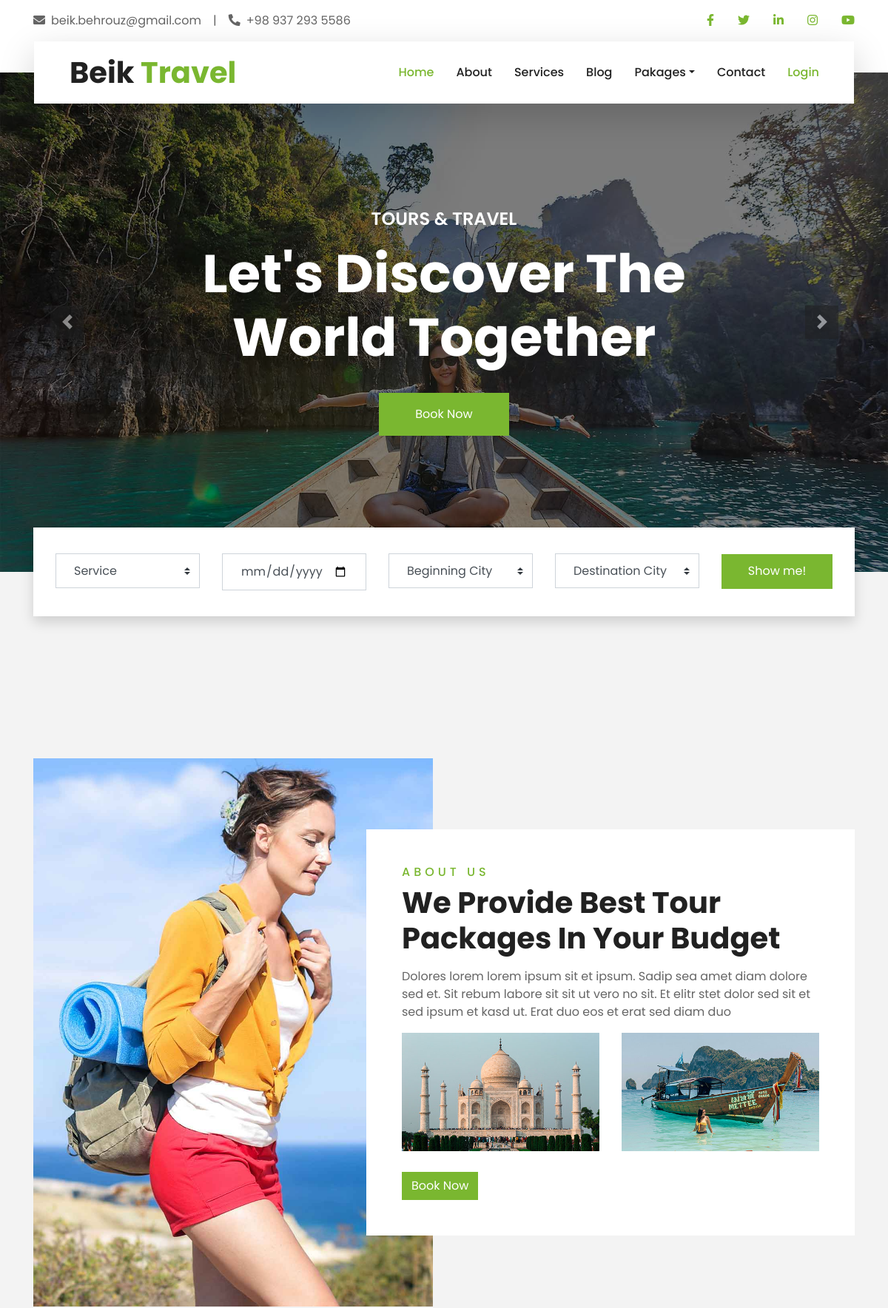
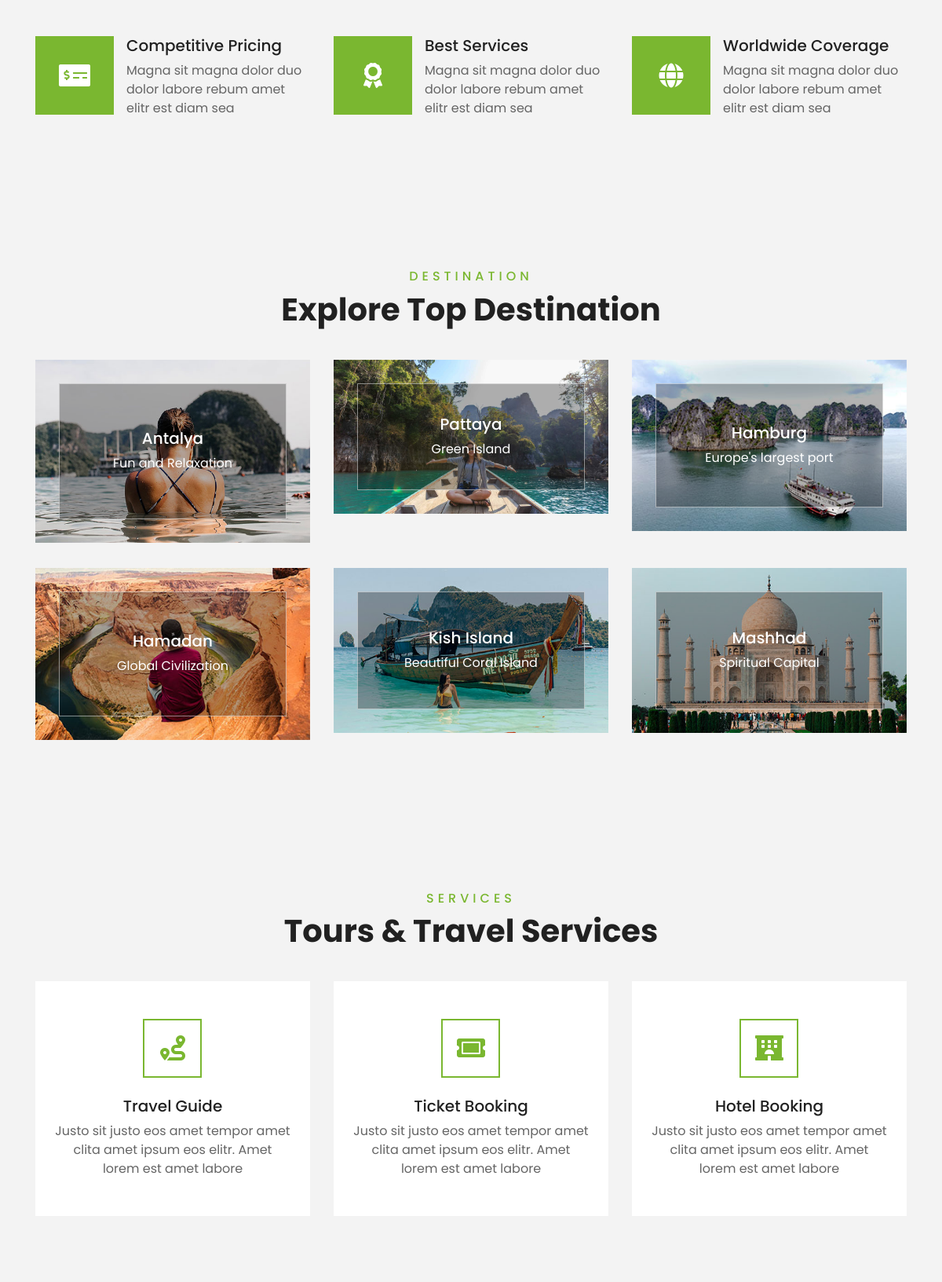
The page / (upper part) on the database its author committed (2 pictures, top to bottom).
### Home/models.py (models this page shows, shortened)
class City (models.Model):
    state = models.ForeignKey(State, on_delete=models.CASCADE)
    city = models.CharField(max_length=50, unique=True)
    image = models.ImageField(upload_to='City', blank=True, null=True)
    home_page_display = models.BooleanField(default=False)
    short_description = models.CharField(max_length=25, blank=True, null=True)

### Home/views.py (the view)
# urls.py: path('', views.index, name='index'),
def index(request):
    cities = City.objects.filter(home_page_display=True).order_by('-id')[:6]
    Guides = CustomUser.objects.filter(usertype='Gu').order_by('-id')
    users = CustomUser.objects.filter(usertype='Us').order_by('-id')
    print('INJA:', users)
    destinations = City.objects.all()
    tour = Tour.objects.filter(home_page_display=True).order_by('-id')[:6]
    context = {
        'destinations': destinations,
        'SignIn': 'Sign In',
        'SignOut': 'SignOut',
        'SignUp': 'SignUp',
        'Search': 'Search',
        'Services': 'Services',
        'Menu': 'Menu',
        'cities':cities,
        'tour':tour,
        'Guides':Guides,
        'users' : users,
    }
    return (render(request,'Home/index.html', context))

### Account/models.py (called while the page is built)
    def __str__(self):
        return self.email

### Home/models.py (called while the page is built)
    def tour_duration(self):
        timediff = self.transportBack.recivetime - self.transportGo.starttime
        return timediff.days

### Home/templates/Home/index.html (shortened to what this page needs)
{% extends '_base.html' %}
{% load static %}
{% load djmoney %}
{% block static%}
    <link href="{% static 'lib/owlcarousel/assets/owl.carousel.min.css' %}" rel="stylesheet">
    <link href="{% static 'lib/tempusdominus/css/tempusdominus-bootstrap-4.min.css' %}" rel="stylesheet" />
    <link href="{% static 'css/style.css' %}" rel="stylesheet">
{%endblock%}
{% block body %}
    <div class="container-fluid p-0">
        <div id="header-carousel" class="carousel slide" data-ride="carousel">
            <div class="carousel-inner">
                <div class="carousel-item active">
                    <img class="w-100" src="{% static 'img/carousel-1.jpg' %}" alt="Image">
                    <div class="carousel-caption d-flex flex-column align-items-center justify-content-center">
                        <div class="p-3" style="max-width: 900px;">
                            <h4 class="text-white text-uppercase mb-md-3">Tours & Travel</h4>
                            <h1 class="display-3 text-white mb-md-4">Let's Discover The World Together</h1>
                            <a href="{% url 'Home:package' %}" class="btn btn-primary py-md-3 px-md-5 mt-2">Book Now</a>
                        </div>
                    </div>
                </div>
            </div>
            <a class="carousel-control-prev" href="#header-carousel" data-slide="prev">
                <div class="btn btn-dark" style="width: 45px; height: 45px;">
                    <span class="carousel-control-prev-icon mb-n2"></span>
                </div>
            </a>
            <a class="carousel-control-next" href="#header-carousel" data-slide="next">
                <div class="btn btn-dark" style="width: 45px; height: 45px;">
                    <span class="carousel-control-next-icon mb-n2"></span>
                </div>
            </a>
        </div>
    </div>
    {% include 'Booking.html' %}
    <div class="container-fluid py-5">
        <div class="container pt-5">
            <div class="row">
                <div class="col-lg-6" style="min-height: 500px;">
                    <div class="position-relative h-100">
                        <img class="position-absolute w-100 h-100" src="{% static 'img/about.jpg' %}" style="object-fit: cover;">
                    </div>
                </div>
                <div class="col-lg-6 pt-5 pb-lg-5">
                    <div class="about-text bg-white p-4 p-lg-5 my-lg-5">
                        <h6 class="text-primary text-uppercase" style="letter-spacing: 5px;">About Us</h6>
                        <h1 class="mb-3">We Provide Best Tour Packages In Your Budget</h1>
                        <p>Dolores lorem lorem ipsum sit et ipsum. Sadip sea amet diam dolore sed et. Sit rebum labore sit sit ut vero no sit. Et elitr stet dolor sed sit et sed ipsum et kasd ut. Erat duo eos et erat sed diam duo</p>
                        <div class="row mb-4">
                            <div class="col-6">
                                <img class="img-fluid" src="{% static 'img/about-1.jpg' %}" alt="">
                            </div>
                            <div class="col-6">
                                <img class="img-fluid" src="{% static 'img/about-2.jpg' %}" alt="">
                            </div>
                        </div>
                        <a href="" class="btn btn-primary mt-1">Book Now</a>
                    </div>
                </div>
            </div>
        </div>
    </div>
    <div class="container-fluid pb-5">
        <div class="container pb-5">
            <div class="row">
                <div class="col-md-4">
                    <div class="d-flex mb-4 mb-lg-0">
                        <div class="d-flex flex-shrink-0 align-items-center justify-content-center bg-primary mr-3" style="height: 100px; width: 100px;">
                            <i class="fa fa-2x fa-money-check-alt text-white"></i>
                        </div>
                        <div class="d-flex flex-column">
                            <h5 class="">Competitive Pricing</h5>
                            <p class="m-0">Magna sit magna dolor duo dolor labore rebum amet elitr est diam sea</p>
                        </div>
                    </div>
                </div>
                <div class="col-md-4">
                    <div class="d-flex mb-4 mb-lg-0">
                        <div class="d-flex flex-shrink-0 align-items-center justify-content-center bg-primary mr-3" style="height: 100px; width: 100px;">
                            <i class="fa fa-2x fa-award text-white"></i>
                        </div>
                        <div class="d-flex flex-column">
                            <h5 class="">Best Services</h5>
                            <p class="m-0">Magna sit magna dolor duo dolor labore rebum amet elitr est diam sea</p>
                        </div>
                    </div>
                </div>
                <div class="col-md-4">
                    <div class="d-flex mb-4 mb-lg-0">
                        <div class="d-flex flex-shrink-0 align-items-center justify-content-center bg-primary mr-3" style="height: 100px; width: 100px;">
                            <i class="fa fa-2x fa-globe text-white"></i>
                        </div>
                        <div class="d-flex flex-column">
                            <h5 class="">Worldwide Coverage</h5>
                            <p class="m-0">Magna sit magna dolor duo dolor labore rebum amet elitr est diam sea</p>
                        </div>
                    </div>
                </div>
            </div>
        </div>
    </div>
    <div class="container-fluid py-5">
        <div class="container pt-5 pb-3">
            <div class="text-center mb-3 pb-3">
                <h6 class="text-primary text-uppercase" style="letter-spacing: 5px;">Destination</h6>
                <h1>Explore Top Destination</h1>
            </div>
            <div class="row">
            {% for c in cities %}
                <div class="col-lg-4 col-md-6 mb-4">
                    <div class="destination-item position-relative overflow-hidden mb-2">
                        <img class="img-fluid" src="{{ c.image.url }}" alt="{{ c.city }}">
                        <a class="destination-overlay text-white text-decoration-none" href="">
                            <h5 class="text-white">{{ c.city }}</h5>
                            <span>{{ c.short_description }}</span>
                        </a>
                    </div>
                </div>
            {% endfor %}
            </div>
        </div>
    </div>
    <div class="container-fluid py-5">
        <div class="container pt-5 pb-3">
            <div class="text-center mb-3 pb-3">
                <h6 class="text-primary text-uppercase" style="letter-spacing: 5px;">Services</h6>
                <h1>Tours & Travel Services</h1>
            </div>
            <div class="row">
                <div class="col-lg-4 col-md-6 mb-4">
                    <div class="service-item bg-white text-center mb-2 py-5 px-4">
                        <i class="fa fa-2x fa-route mx-auto mb-4"></i>
                        <h5 class="mb-2">Travel Guide</h5>
                        <p class="m-0">Justo sit justo eos amet tempor amet clita amet ipsum eos elitr. Amet lorem est amet labore</p>
                    </div>
                </div>
                <div class="col-lg-4 col-md-6 mb-4">
                    <div class="service-item bg-white text-center mb-2 py-5 px-4">
                        <i class="fa fa-2x fa-ticket-alt mx-auto mb-4"></i>
                        <h5 class="mb-2">Ticket Booking</h5>
                        <p class="m-0">Justo sit justo eos amet tempor amet clita amet ipsum eos elitr. Amet lorem est amet labore</p>
                    </div>
                </div>
                <div class="col-lg-4 col-md-6 mb-4">
                    <div class="service-item bg-white text-center mb-2 py-5 px-4">
                        <i class="fa fa-2x fa-hotel mx-auto mb-4"></i>
                        <h5 class="mb-2">Hotel Booking</h5>
                        <p class="m-0">Justo sit justo eos amet tempor amet clita amet ipsum eos elitr. Amet lorem est amet labore</p>
                    </div>
                </div>
            </div>
        </div>
    </div>
{% endblock %}

### rows shown on the page
City: image (picture), city "Antalya", short_description "Fun and Relaxation"
City: image (picture), city "Pattaya", short_description "Green Island"
City: image (picture), city "Hamburg", short_description "Europe's largest port"
City: image (picture), city "Hamadan", short_description "Global Civilization"
City: image (picture), city "Kish Island", short_description "Beautiful Coral Island"
City: image (picture), city "Mashhad", short_description "Spiritual Capital"
